Frame 1 (no input): blank canvas, image omitted
Frame 60 (the mouse pressed at the canvas centre just before this capture): blank canvas, image omitted
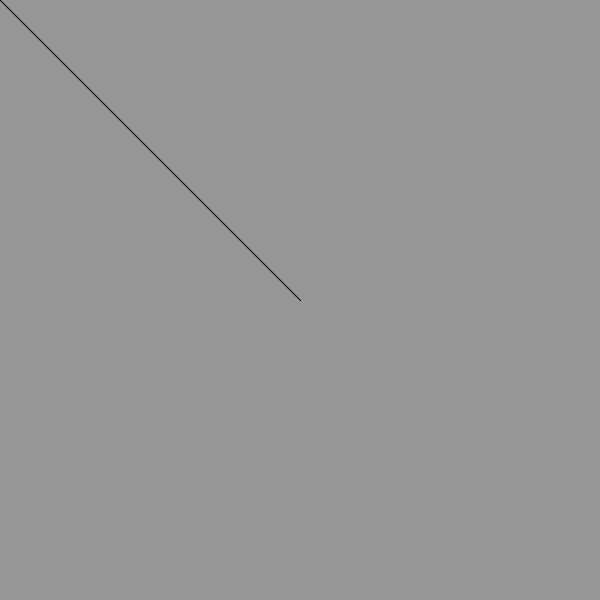
Frame 120 (the mouse held since frame 60 and released just before this capture)

The Processing sketch whose frames 1 and 60 were blank and that drew this single picture after the mouse press (run headless with seeded random() and noise(); from frame 60 on, the mouse is pressed at the canvas centre):

// Processing sketch: processing_147612
// ── processing_147612.pde

void setup() {
  size(600, 600);
  colorMode(RGB);
  background(150);
  smooth();
}

void draw() {
  stroke(abs(mouseX-mouseY),abs(mouseX-mouseY),abs(mouseX-mouseY));
  line(mouseX,mouseY,pmouseX,pmouseY);
}

void mousePressed() {
  stroke(0);
  fill(0,0,mouseX,mouseY);
  ellipse(mouseX,mouseY,50,50);
  fill(mouseX,mouseX,0,abs(mouseX-mouseY));
  ellipse(mouseX,mouseY,30,30);
  fill(mouseX,0,0,mouseX);
  ellipse(mouseX,mouseY,10,10);
}

void keyPressed() {
  background(150);
}
